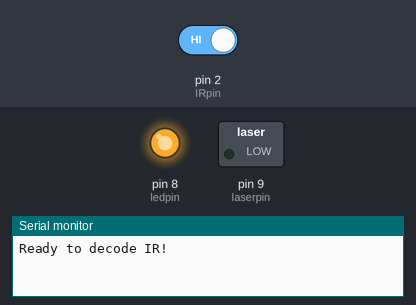
The sketch below on a simulated Arduino Uno, built with avr-gcc and run on an emulated ATmega328P. On the bench: switched loads named in the sketch (green lamp = pin HIGH), output pins drawn as LEDs (lit = HIGH), the last lines printed to the serial monitor. Inputs (shaded band) come from the test bench; at power-on: pin 2 (IRpin) HIGH.

Above: at 1.2 s.
1.3 s: pin 2 (IRpin) driven LOW
At 2.5 s:
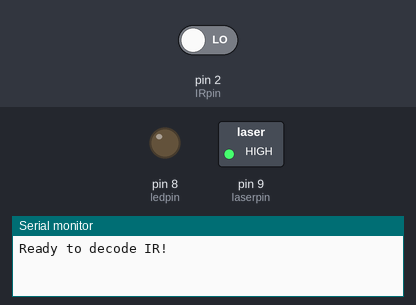
2.8 s: pin 2 (IRpin) driven HIGH
At 3.7 s:
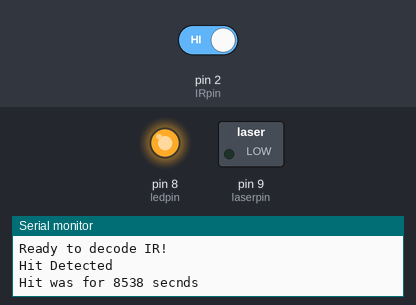
Timing chart, 0 to 5.8 s (numbered marks = the images above; inputs shaded):
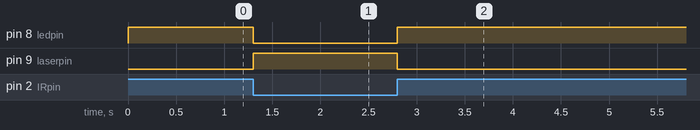

The sketch:

Ir_LaserGun_Tester.ino
```cpp
/* Raw IR decoder sketch!

 This sketch/program uses the Arduno and a PNA4602 to
 decode IR received. This can be used to make a IR receiver
 (by looking for a particular code)
 or transmitter (by pulsing an IR LED at ~38KHz for the
 durations detected

 Code is public domain, check out www.ladyada.net and adafruit.com
 for more tutorials!
 */

// We need to use the 'raw' pin reading methods
// because timing is very important here and the digitalRead()
// procedure is slower!
//uint8_t IRpin = 2;
// Digital pin #2 is the same as Pin D2 see
// http://arduino.cc/en/Hacking/PinMapping168 for the 'raw' pin mapping
#define IRpin_PIN      PIND
#define IRpin          2
int signals[]={0,0,90,554,90,228,90,228,90,228,90,552,90,228,90,552,90,554,90,554,90,226,90};
int numpulses;
int ledpin = 8;
int laserpin = 9;

// the maximum pulse we'll listen for - 65 milliseconds is a long time
#define MAXPULSE 65000

// what our timing resolution should be, larger is better
// as its more 'precise' - but too large and you wont get
// accurate timing
#define RESOLUTION 20

// we will store up to 100 pulse pairs (this is -a lot-)
uint16_t pulses[100][2];  // pair is high and low pulse
uint8_t currentpulse = 0; // index for pulses we're storing

void setup(void) {
  Serial.begin(9600);
  Serial.println("Ready to decode IR!");
  pinMode(ledpin,OUTPUT);
  pinMode(laserpin,OUTPUT);
}


void loop(void) {
  if (! (IRpin_PIN & _BV(IRpin)))
 {
   digitalWrite(ledpin,LOW);
   digitalWrite(laserpin,HIGH);
   int pulselength = checksensor();
    Serial.println("Hit Detected");
  Serial.print("Hit was for ");
  Serial.print(pulselength);
  Serial.println(" secnds");
 }
 if (IRpin_PIN & (1 << IRpin))
 {
   digitalWrite(ledpin,HIGH);
   digitalWrite(laserpin,LOW);
 }


}

int countpulse(void){
  currentpulse=0;
  while(1){
    uint16_t highpulse, lowpulse;  // temporary storage timing
  highpulse = lowpulse = 0; // start out with no pulse length


//  while (digitalRead(IRpin)) { // this is too slow!
    while (IRpin_PIN & (1 << IRpin)) {
     // pin is still HIGH

     // count off another few microseconds
     highpulse++;
     delayMicroseconds(RESOLUTION);

     // If the pulse is too long, we 'timed out' - either nothing
     // was received or the code is finished, so print what
     // we've grabbed so far, and then reset
     if ((highpulse >= MAXPULSE) && (currentpulse != 0)) {
       return currentpulse;
     }
  }
  // we didn't time out so lets stash the reading
  pulses[currentpulse][0] = highpulse;

  // same as above
  while (! (IRpin_PIN & _BV(IRpin))) {
     // pin is still LOW
     lowpulse++;
     delayMicroseconds(RESOLUTION);
     if ((lowpulse >= MAXPULSE)  && (currentpulse != 0)) {

       return currentpulse;
     }
  }
  pulses[currentpulse][1] = lowpulse;

  // we read one high-low pulse successfully, continue!
  currentpulse++;
}
  }

 int checksensor (void)
 {

    while(1){
       uint16_t highpulse, lowpulse;  // temporary storage timing
  highpulse = 0; // start out with no pulse length


       while (! (IRpin_PIN & _BV(IRpin))) {


  highpulse++;
     delayMicroseconds(RESOLUTION);

       }

  return highpulse;
    }
 }
```

Measured:
- after the input at 1.3 s, pin 8 (ledpin): HIGH → LOW at once; pin 9 (laserpin): LOW → HIGH at once
- after the input at 2.8 s, pin 8 (ledpin): LOW → HIGH at once; pin 9 (laserpin): HIGH → LOW at once
